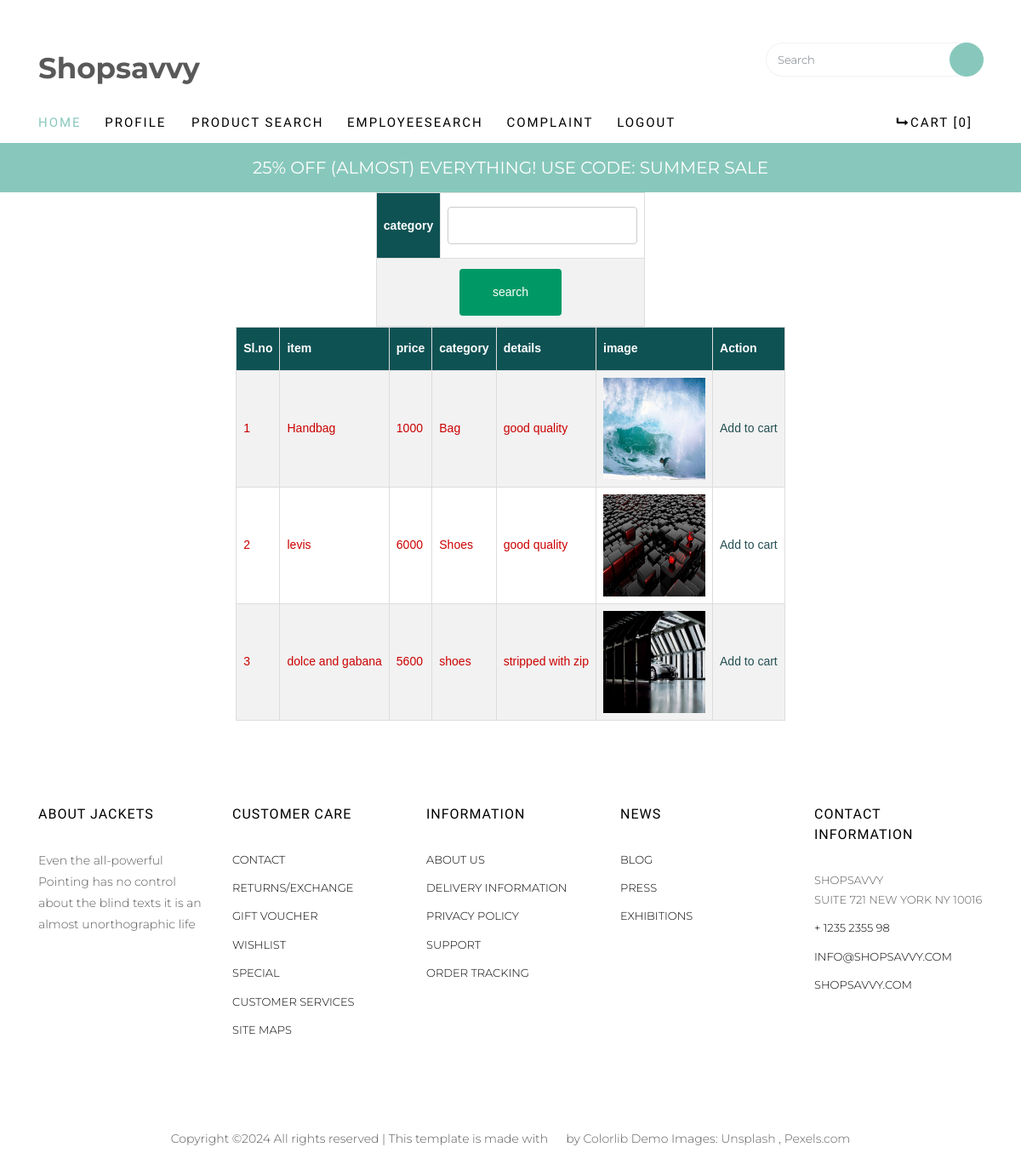
Screenshot of /User/productsearch/ (signed in) with the database file from the repository.
### Admin/models.py (models this page shows)
class tbl_product(models.Model):
    item_name=models.CharField(max_length=50)
    product_price=models.CharField(max_length=50)
    product_category=models.CharField(max_length=50,null=True)
    product_details=models.CharField(max_length=50)
    product_image=models.FileField(upload_to="product_imgs/",null=True)

### User/views.py (the view)
# urls.py: path('productsearch/',views.productsearch,name="productsearch"),
def productsearch(request):
  if 'uid' in request.session:
    data=tbl_product.objects.all()
    if request.method=="POST":
      cat=request.POST.get('txtname')
      data=tbl_product.objects.filter(product_category=cat)
      return render(request,"User/productsearch.html",{'Data':data})
    else:
      return render(request,"User/productsearch.html",{'Data':data})
  else:
    return redirect('webguest:login')

### User/Templates/User/productsearch.html (shortened to what this page needs)
{% extends 'User/Head.html' %}
{% load static %}
{% block content %}
<!DOCTYPE html>
<html lang="en">
<head>
</head>
<body>
    <form method="post">
        <table border="1">
            <tr>
                <th>category</th>
                <td><input type="text" name="txtname" value=""></td>
            </tr>
            <tr>
                <td colspan="2" align="center">
                 <input type="submit" name="btnsubmit" value="search"></td>
                </tr>
    </form>
    <table border="1" align="center">
        <tr>
            <th>Sl.no</th>
            <th>item</th>
            <th>price</th>
            <th>category</th>
            <th>details</th>
            <th>image</th>
            <th>Action</th>
        </tr>
        {% for i in Data %}
        <tr>
        <td>{{forloop.counter}}</td>
        <td>{{i.item_name}}</td>
        <td>{{i.product_price}}</td>
        <td>{{i.product_category}}</td>
        <td>{{i.product_details}}</td>
        <td><img src="{{i.product_image.url}}" alt="{{i.product_image.url}}" width="120px" height="120px"></td>
        <td><a href="{% url 'webuser:Add_to_cart' i.id %}">Add to cart</a></td>
    </tr>
        {% endfor %}
        </table>
</body>
</html>
{% endblock content %}

### Guest/static/form.css (style rules this page uses)
#tab td, #tab th { border: 1px solid #ddd; padding: 8px; color: #C00; }
#tab a { color:rgb(37, 80, 83); }
#tab tr:nth-child(even) { background-color: #f2f2f2; }
#tab th { padding-top: 12px; padding-bottom: 12px; text-align: left; background-color: #0f5254; color: white; }
input[type=text],[type=password],[type=email],[type=date], select { width: 100%; padding: 12px 20px; margin: 8px 0; display: inline-block; border: 1px solid #ccc; border-radius: 4px; box-sizing: border-box; }
input[type=submit] { width: 40%; background-color: #096; color: white; padding: 15px; margin: 4px 0; border: none; border-radius: 4px; cursor: pointer; }

### rows the page displays
tbl_product: item_name "Handbag", product_price "1000", product_category "Bag", product_details "good quality", product_image (picture)
tbl_product: item_name "levis", product_price "6000", product_category "Shoes", product_details "good quality", product_image (picture)
tbl_product: item_name "dolce and gabana", product_price "5600", product_category "shoes", product_details "stripped with zip", product_image (picture)
